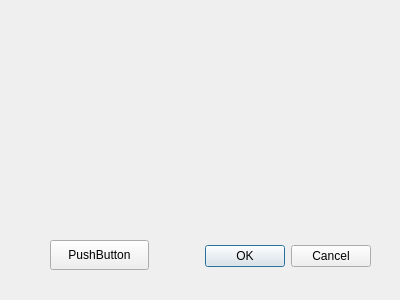
<?xml version="1.0" encoding="UTF-8"?>
<ui version="4.0">
 <class>Mainwindow</class>
 <widget class="QDialog" name="Mainwindow">
  <property name="geometry">
   <rect>
    <x>0</x>
    <y>0</y>
    <width>400</width>
    <height>300</height>
   </rect>
  </property>
  <property name="windowTitle">
   <string>Dialog</string>
  </property>
  <widget class="QDialogButtonBox" name="buttonBox">
   <property name="geometry">
    <rect>
     <x>30</x>
     <y>240</y>
     <width>341</width>
     <height>32</height>
    </rect>
   </property>
   <property name="orientation">
    <enum>Qt::Horizontal</enum>
   </property>
   <property name="standardButtons">
    <set>QDialogButtonBox::Cancel|QDialogButtonBox::Ok</set>
   </property>
  </widget>
  <widget class="QPushButton" name="pushButton">
   <property name="geometry">
    <rect>
     <x>50</x>
     <y>240</y>
     <width>99</width>
     <height>30</height>
    </rect>
   </property>
   <property name="text">
    <string>PushButton</string>
   </property>
  </widget>
 </widget>
 <resources/>
 <connections>
  <connection>
   <sender>buttonBox</sender>
   <signal>accepted()</signal>
   <receiver>Mainwindow</receiver>
   <slot>accept()</slot>
   <hints>
    <hint type="sourcelabel">
     <x>248</x>
     <y>254</y>
    </hint>
    <hint type="destinationlabel">
     <x>157</x>
     <y>274</y>
    </hint>
   </hints>
  </connection>
  <connection>
   <sender>buttonBox</sender>
   <signal>rejected()</signal>
   <receiver>Mainwindow</receiver>
   <slot>reject()</slot>
   <hints>
    <hint type="sourcelabel">
     <x>316</x>
     <y>260</y>
    </hint>
    <hint type="destinationlabel">
     <x>286</x>
     <y>274</y>
    </hint>
   </hints>
  </connection>
 </connections>
</ui>
